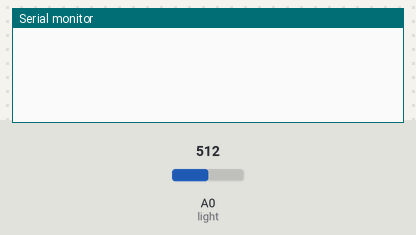
Simulated run of this sketch. Board: ESP8266 (NodeMCU). On the bench: the last lines printed to the serial monitor. Inputs (shaded band) come from the test bench; at power-on: A0 (light) = 512. WiFi joins after 1.5 s; servers stay silent unless stated; web services answer with replies made up by the test bench.

Above: at 3.7 s.
3.8 s: A0 (light) set to 716
At 7.3 s:
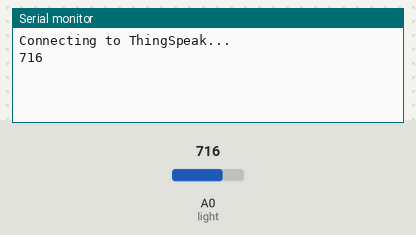
At 8.1 s:
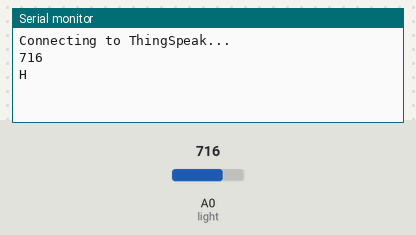
Timing chart, 0 to 9.6 s (numbered marks = the images above; inputs shaded):
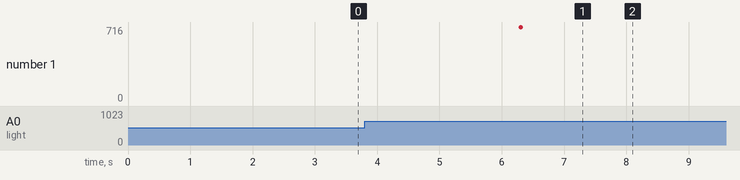

Measured:
- after the input at 3.8 s, the serial monitor: prints a new line after 2.5 s (image 1)

The sketch:

workingcode.ino
```cpp
//Connect A0 pin to the analog input to the Heart beat and the ECG pins


#include "ThingSpeak.h"
#include <ESP8266WiFi.h> // ESP8266WiFi.h library
#include <SPI.h>


const char* ssid     = "belkin.767";
const char* password = "password";
const char* host = "api.thingspeak.com";
const char* writeAPIKey = "ZF9ZSUO5KVUXHHL1";

// ThingSpeak Settings
char thingSpeakAddress[] = "api.thingspeak.com";
String APIKey = "ZF9ZSUO5KVUXHHL1";             // enter your channel's Write API Key
const int updateThingSpeakInterval = 5 * 1000; // 20 second interval at which to update ThingSpeak

// Variable Setup
long lastConnectionTime = 0;
boolean lastConnected = false;

// Initialize Arduino Ethernet Client
WiFiClient client;


void setup() {

  delay(1000);

//  Connect to WiFi network
  WiFi.begin(ssid, password);
  while (WiFi.status() != WL_CONNECTED)
  {
  delay(500);
  }
}

void loop() {
 // read values from pins and store as strings
  String light = String(analogRead(A0), DEC); // read light value

  // Print Update Response to Serial Monitor
  if (client.available())
  {
    char c = client.read();
    Serial.print(c);
  }
 // Update ThingSpeak
  if (!client.connected() && (millis() - lastConnectionTime > updateThingSpeakInterval))
  {
    updateThingSpeak("field1=" + light );
    Serial.println(light);

  }

  lastConnected = client.connected();

  // make TCP connections
  WiFiClient client;
  const int httpPort = 80;
  if (!client.connect(host, httpPort)) {
    return;
  }

  String url = "/update?key=";
  url+=writeAPIKey;
  url+="&field1=";
  url+=String(light);
  url+="\r\n";

  // Request to the server
  client.print(String("GET ") + url + " HTTP/1.1\r\n" +
               "Host: " + host + "\r\n" +
               "Connection: close\r\n\r\n");
    delay(1000);

}

void updateThingSpeak(String tsData) {
  if (client.connect(thingSpeakAddress, 80))
  {
    client.print("POST /update HTTP/1.1\n");
    client.print("Host: api.thingspeak.com\n");
    client.print("Connection: close\n");
    client.print("X-THINGSPEAKAPIKEY: " + APIKey + "\n");
    client.print("Content-Type: application/x-www-form-urlencoded\n");
    client.print("Content-Length: ");
    client.print(tsData.length());
    client.print("\n\n");
    client.print(tsData);
    lastConnectionTime = millis();

    if (client.connected())
    {
      Serial.println("Connecting to ThingSpeak...");
      Serial.println();
    }
  }

}
```
